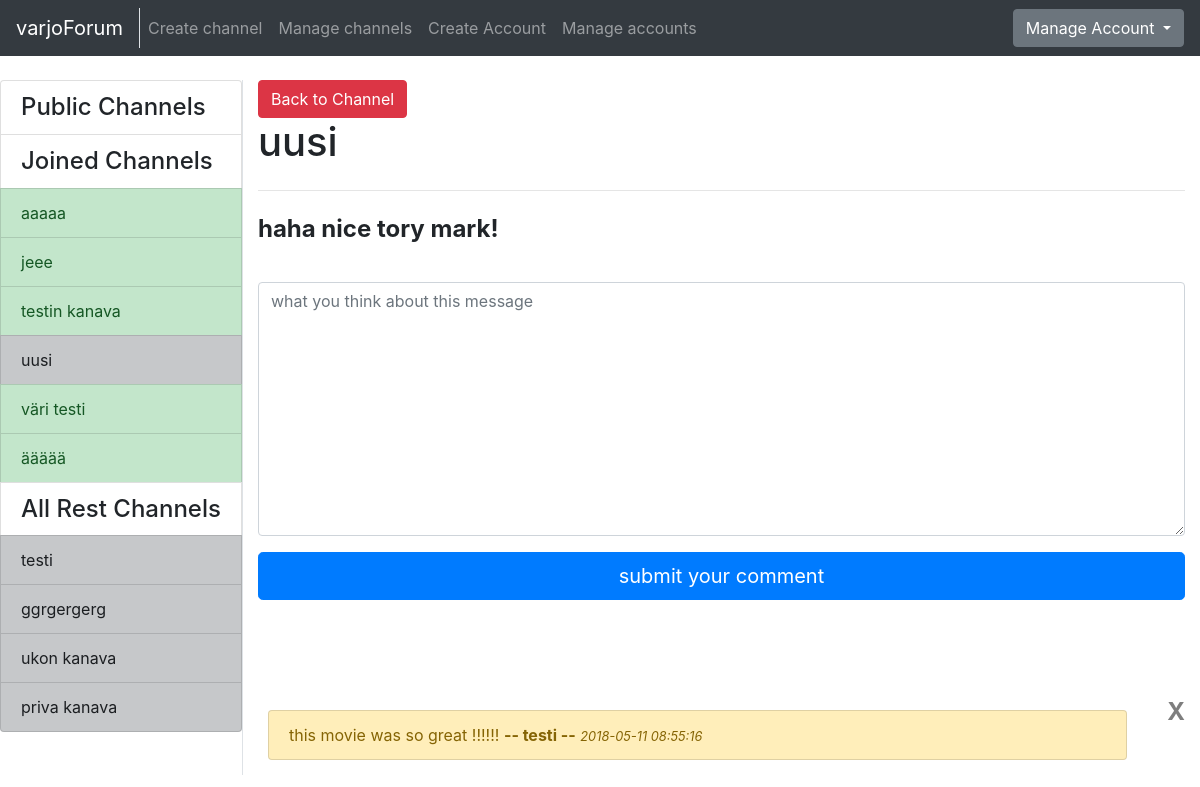
The app's page /channels/message/2/5/ (signed in), older data.
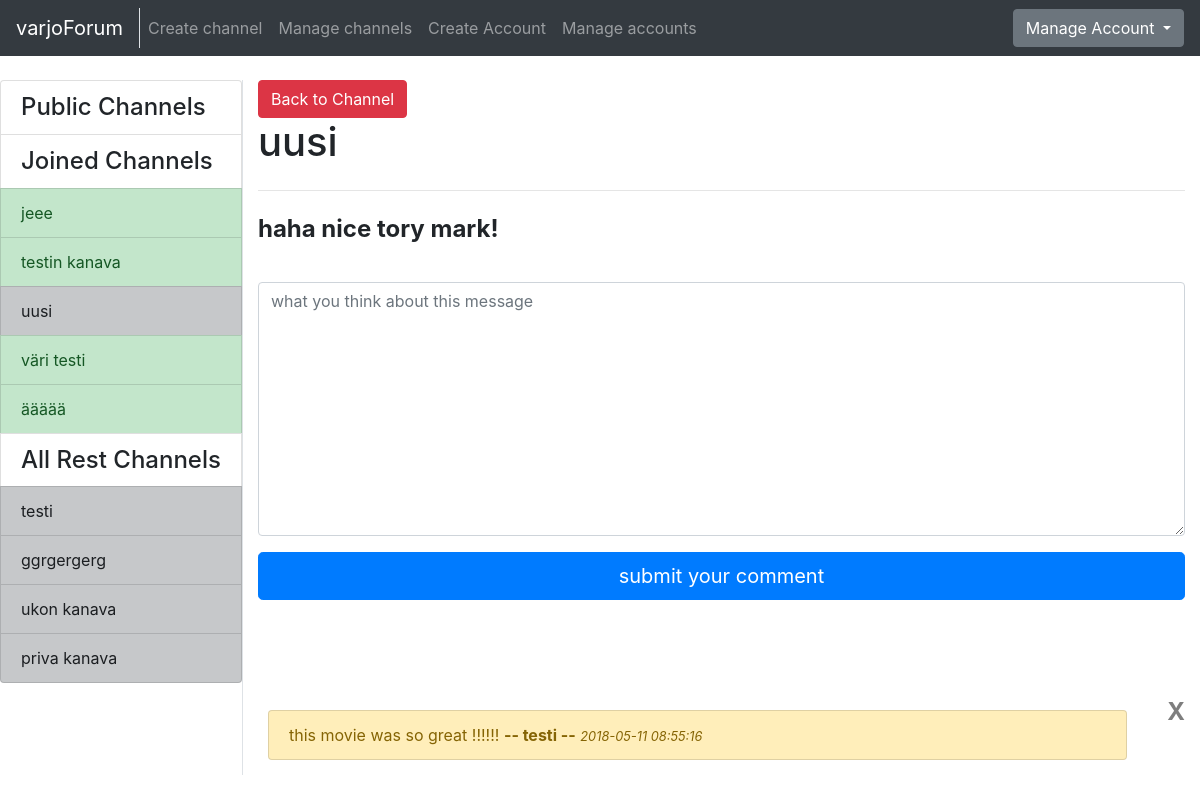
The same page, newer data.
### application/channels/models.py (models this page shows, shortened)
class Channel(Base):
    name = db.Column(db.String(144), nullable=False)
    introduction = db.Column(db.Text, nullable=False)
    master_id = db.Column(db.Integer, nullable=False)
    public = db.Column(db.Boolean, nullable=False)
    messages = db.relationship("Message", backref='Channel', lazy=True)
    accounts = db.relationship('Account', secondary=accounts, lazy='subquery',
        backref=db.backref('channels', lazy=True))
    @staticmethod
    def get_my_channels(account_id):
        stmt = text("SELECT Channel.id, Channel.name, Channel.master_id"
                    " FROM Channel, Account, Accounts"
                    " WHERE Channel.id = Accounts.channel_id"
                    " AND Account.id = Accounts.account_id"
                    " AND Account.id = :account_id"
                    " ORDER BY Channel.name").params(account_id=account_id)
        res = db.engine.execute(stmt)
        response = []
        for row in res:
            response.append({"channel_id":row[0], "channel_name":row[1], "master_id":row[2]})
        return response
    @staticmethod
    def get_channels_where_not_in(account_id):
        stmt = text("SELECT channel.id, channel.name, channel.public"
                    " FROM Channel"
                    " WHERE Channel.id NOT IN ("
                        " SELECT Channel.id"
                            " FROM Channel, Account, Accounts"
                            " WHERE Channel.id = Accounts.channel_id"
                            " AND Account.id = Accounts.account_id"
                            " AND Account.id = :account_id"
                            " )").params(account_id=account_id)
        res = db.engine.execute(stmt)
        response = []
        for row in res:
            response.append({"id":row[0], "name":row[1], "public":row[2]})
        return response

### application/comments/models.py (models this page shows, shortened)
class Comment(Base):
    body = db.Column(db.Text, nullable=False)
    writer = db.Column(db.String(144), nullable=False)
    message_id = db.Column(db.Integer, db.ForeignKey('message.id'), nullable=False)
    account_id = db.Column(db.Integer, db.ForeignKey('account.id'), nullable=False)

### application/messages/views.py (the view)
@app.route("/channels/message/<channel_id>/<message_id>/", methods=["GET"])
@login_required
def message_index(channel_id, message_id):
    c = Channel.query.get(channel_id)
    m = Message.query.get(message_id)
    comments = []
    if m is not None:
        comments = m.comments
    return render_template("messages/message.html", channel = c, message = m, comments = comments, messageform=MessageForm(),
        all_channels = Channel.get_channels_where_not_in(current_user.id), my_channels = Channel.get_my_channels(current_user.id))

### application/messages/forms.py
class MessageForm(FlaskForm):
    body = TextAreaField("Write your message: ", [validators.Length(min=2)])
    class Meta:
        csrf = False

### application/__init__.py (called while the page is built)
@login_manager.user_loader
def load_user(account_id):
  return Account.query.get(account_id)

### application/templates/messages/message.html (shortened to what this page needs)
{% extends "layout.html" %}
{% block body %}
  <a href="{{ url_for('one_channel_index', channel_id=channel.id, sort='first') }}">
    <button type="submit" class="btn btn-danger">Back to Channel</button>
  </a>
<h1>{{ channel.name }}</h1>
<hr class="my-4">
<h4><b>{{ message.body }}</b></h4>
<form method="POST" action="{{ url_for('message_new_comment', channel_id=channel.id, message_id=message.id) }}"
    name="messageform" style="padding-bottom: 100px; padding-top: 30px">
  <div class="form-group">
      {{ messageform.body(class="form-control", rows=10, placeholder="what you think about this message") }}
  </div>
  <button type="submit" class="btn btn-primary btn-lg btn-block" >submit your comment</button>
</form>
{% for comment in comments %}
<div class="row">
  <div class="col">
    <div class="list-group" style="padding: 10px">
      <ul class="list-group" style="padding: ">
        <div class="" style="padding-bottom: 5px">
          <li class="list-group-item list-group-item-warning" >
            {{ comment.body }} <b>-- {{ comment.writer }} --</b>   <i><small>{{ comment.date_created }}</small></i>
          </li>
        </div>
      </ul>
    </div>
  </div>
  <div class="col-md-auto">
    {% if current_user.admin == True or current_user.id == comment.account_id %}
    <form action="{{ url_for('comment_delete', channel_id=channel.id, message_id=message.id, comment_id=comment.id) }}" method="POST">
      <button type="submit" class="close">X</button>
    </form>
    {% endif %}
  </div>
</div>
{% endfor %}
{% endblock %}

### application/templates/layout.html (shortened to what this page needs)
<!DOCTYPE html>
  <html>
    <head>
      <link rel="stylesheet" href="https://maxcdn.bootstrapcdn.com/bootstrap/4.0.0/css/bootstrap.min.css">
    </head>
    <body>
      <nav class="navbar navbar-expand-md navbar-dark bg-dark mb-4">
        <div class="border-right">
          <a class="navbar-brand" href="{{ url_for('index') }}">varjoForum</a>
        </div>
        <div class="collapse navbar-collapse" id="navbarCollapse">
          <ul class="navbar-nav mr-auto">
            {% if current_user.is_authenticated %}
              <li class="nav-item">
                <a class="nav-link" href="{{ url_for('channels_create') }}">Create channel</a>
              </li>
            {% endif %}
            {% if current_user.admin == True %}
              <li class="nav-item">
                <a href="{{ url_for('channel_manager') }}" class="nav-link">Manage channels</a>
              </li>
              <li class="nav-item">
                <a href="{{ url_for('account_create') }}" class="nav-link">Create Account</a>
              </li>
              <li class="nav-item">
                <a class="nav-link" href="{{ url_for('account_list') }}">Manage accounts</a>
              </li>
            {% endif %}
          </ul>
            {% if current_user.is_authenticated %}
            <div class="btn-group">
              <button type="button" class="btn btn-secondary dropdown-toggle" data-toggle="dropdown" aria-haspopup="true" aria-expanded="false">
                  Manage Account
              </button>
            </div>
            {% else %}
            <a class="btn btn-success" href="{{ url_for('auth_login') }}">Login</a>
            {% endif %}
        </div>
      </nav>
      <div class="container-fluid" >
        <div class="row">
            <div class="border-right">
              <div class="col-sx" >
                <div style="float: left">
                  <div class="list-group">
                  {% if current_user.is_authenticated %}
                    <h4 class="list-group-item">Public Channels</h4>
                    {% if my_channels %}
                      <h4 class="list-group-item">Joined Channels</h4>
                    {% endif %}
                    {% for my_channel in my_channels %}
                      {% if my_channel.master_id == current_user.id %}
                      <a href="{{ url_for('one_channel_index', channel_id=my_channel.channel_id, sort='first') }}"
                          class="list-group-item list-group-item-action list-group-item-success">
                        {{ my_channel.channel_name }}
                      </a>
                      {% else %}
                      <a href="{{ url_for('one_channel_index', channel_id=my_channel.channel_id, sort='first') }}"
                          class="list-group-item list-group-item-action list-group-item-dark">
                        {{ my_channel.channel_name }}
                      </a>
                      {% endif %}
                    {% endfor %}
                    <h4 class="list-group-item">All Rest Channels</h4>
                {% else %}
                {% if all_channels %}
                <h4 class="list-group-item">All Channels</h4>
                {% endif %}
                {% endif %}
                {% for channel in all_channels %}
                  {% if channel.public == False %}
                  <a href="{{ url_for('one_channel_index', channel_id=channel.id, sort='first') }}"
                      class="list-group-item list-group-item-action list-group-item-dark">
                    {{ channel.name }}
                  </a>
                  {% endif %}
                {% endfor %}
              </div>
              </div>
              </div>
          </div>
          <div class="col">
            {% block body %}{% endblock %}
          </div>
        </div>
    </body>
  </html>

Row changes from the older to the newer data that the page shows:
removed Channel: channel_name "aaaaa", shown under "Joined Channels"
